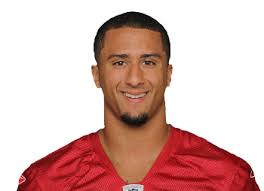
%> input picture Unknown.jpeg, 264 x 191 px
$ octave --eval "result = cropUnknown;"   (GNU Octave 9; MATLAB toolbox functions it lacks are replaced by stand-ins)
%> lines starting %> are read from the running program, lines starting %| are printed output that depends on the picture
function [im] = cropUnknown()


imagesc(imread("Unknown.jpeg"));
pause;
cd crop2;
im = imread("subject16centerlightgif.gif");
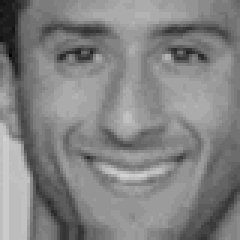
%> input picture crop2/subject16centerlightgif.gif, 80 x 80 px (shown 3 times larger)
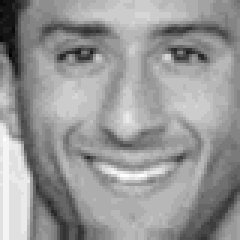
%> im: size 80x80 uint8 (shown 3 times larger); min 0, max 25, mean 14.9; drawn with min black and max white
%> `result = cropUnknown;`:
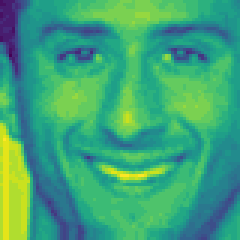
%> displayed picture: size 80x80x3, on the screen's scale of 0 to 255 (shown 3 times larger); mean R, G, B 62.7, 164.7, 119.5
imagesc(im);
cd ..;


end
